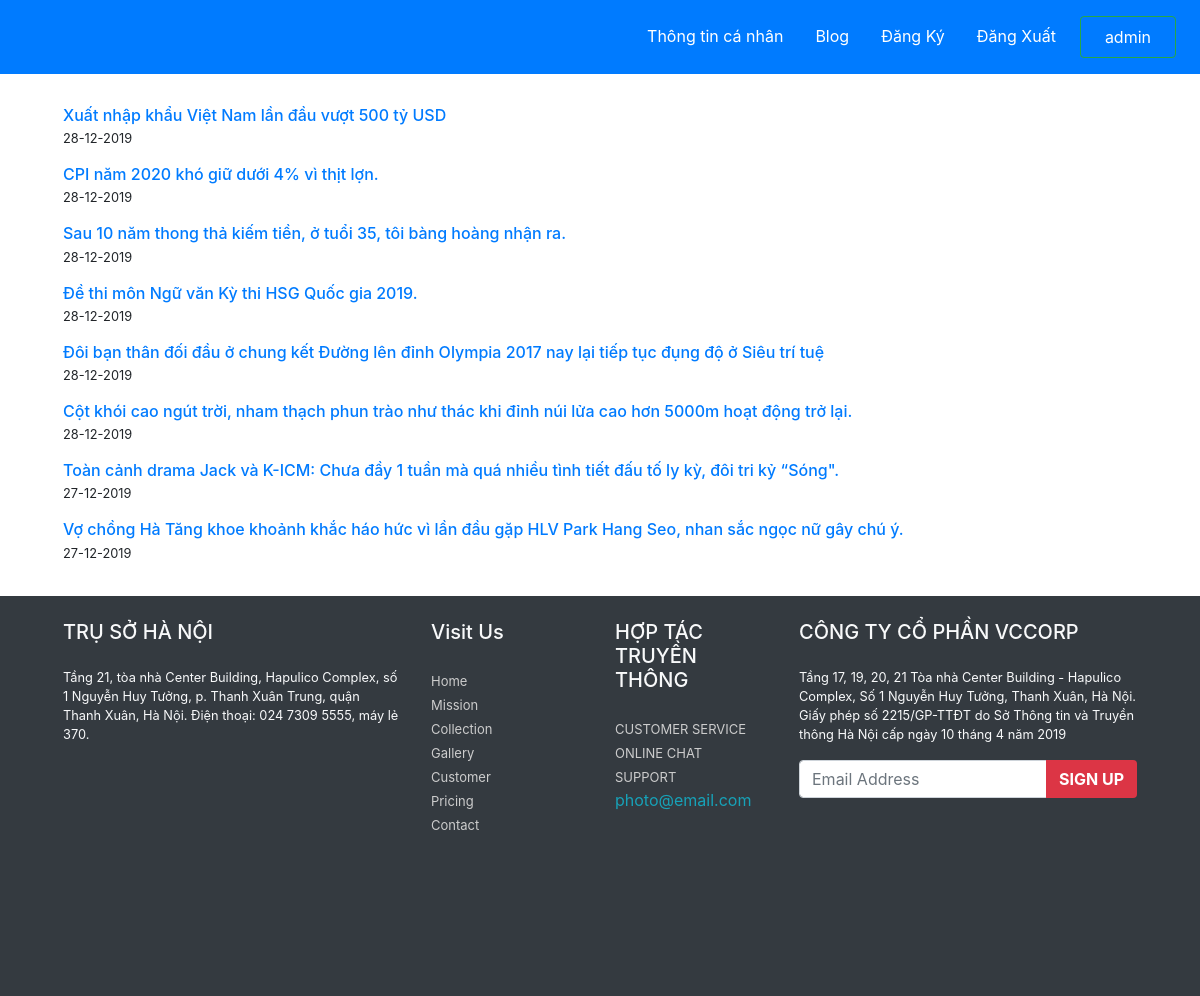
Page /blog/ (signed in) on the committed database.
### blog/models.py (models this page shows, shortened)
class Post(models.Model):
    title = models.CharField(max_length=200)
    body = models.TextField()
    date = models.DateTimeField(auto_now_add=True)

### blog/views.py (the view)
# urls.py: path('', views.list, name='blog'),
def list(request):
    Data = {'Posts': Post.objects.all().order_by("-date")}
    return render(request, 'blog/blog.html', Data)

### blog/templates/blog/blog.html (shortened to what this page needs)
{% extends "pages/base.html" %}
{% block content %}
<div class="py-4">
{% for post in Posts %}
    <div class="d-flex flex-column">
    <div class="p-2 pl-5 w-100">
        <h6 class="m-0"><a href="/blog/{{post.id}}">{{post.title}}</a></h6>
        <small>{{post.date|date:"d-m-Y"}}</small>
    </div>
</div>
{% endfor %}
</div>
{% endblock  %}

### home/templates/pages/base.html (shortened to what this page needs)
<!DOCTYPE html>
<html lang="en" dir="ltr">
<head>
    {% load staticfiles %}
    <link rel="stylesheet" href="{% static 'css/bootstrap.min.css' %}" type="text/css">
</head>
<body>
     <header>
          <nav class="navbar flex-row-reverse  navbar-expand-sm bg-primary  navbar-light">
                 <ul class="navbar-nav ">
                   <li class="nav-item">
                     <a href="/" class="nav-link m-2 menu-item text-white ">Thông tin cá nhân</a>
                   </li>
                   <li class="nav-item">
                     <a href="{% url 'blog'%}" class="nav-link m-2 menu-item text-white ">Blog</a>
                   </li>
                   <li class="nav-item">
                     <a href="{% url 'register'%}" class="nav-link m-2 menu-item text-white ">Đăng Ký</a>
                   </li>
                    <li class="nav-item">
                        <a class="nav-link m-2 menu-item text-white " href="{% url 'logout' %}">Đăng Xuất</a>
                    </li>
                     <li class="nav-item">
                     <a  class="nav-link m-2 menu-item text-white btn btn-outline-success px-4  ">{% if user.username %}
                        {{user.username}}</a>
                   </li>
                      {% else %}
                        <a class="nav-link m-2 menu-item text-white " href="{% url 'login' %}">Đăng Nhập</a>
                     {% endif %}
                </ul>
          </nav>
      </header>
        <div class="row">
            <div class="col-sm-10">
                 <div class="container-fluid">
                    {% block content %}
                    {% endblock %}
                 </div>
            </div>
        </div>
        <footer class="bg-dark px-5">
      <div class="container-fluid">
        <div class="row text-light py-4">
          <div class="col-lg-4 col-sm-6">
            <h5 class="pb-3">TRỤ SỞ HÀ NỘI</h5>
            <p class="small">Tầng 21, tòa nhà Center Building, Hapulico Complex, số 1 Nguyễn Huy Tưởng,
             p. Thanh Xuân Trung, quận Thanh Xuân, Hà Nội. Điện thoại: 024 7309 5555, máy lẻ 370.</p>
          </div>
          <div class="col-lg-2 col-sm-6">
            <h5 class="pb-3">Visit Us</h5>
            <ul class="list-unstyled">
              <li>
                <a href="#" class="footer-link">Home</a>
              </li>
              <li>
                <a href="#" class="footer-link">Mission</a>
              </li>
              <li>
                <a href="#" class="footer-link">Collection</a>
              </li>
              <li>
                <a href="#" class="footer-link">Gallery</a>
              </li>
              <li>
                <a href="#" class="footer-link">Customer</a>
              </li>
              <li>
                <a href="#" class="footer-link">Pricing</a>
              </li>
              <li>
                <a href="#" class="footer-link">Contact</a>
              </li>
            </ul>
          </div>
          <div class="col-lg-2 col-sm-6">
            <h5 class="pb-3">HỢP TÁC TRUYỀN THÔNG</h5>
            <ul class="list-unstyled">
              <li>
                <a href="#" class="footer-link text-uppercase">Customer Service</a>
              </li>
              <li>
                <a href="#" class="footer-link text-uppercase">Online chat</a>
              </li>
              <li>
                <a href="#" class="footer-link text-uppercase">Support</a>
              </li>
              <li>
                <a href="#" class="text-info">photo@email.com</a>
              </li>
            </ul>
          </div>
          <div class="col-lg-4 col-sm-6" id="Contact">
            <h5 class="pb-3">CÔNG TY CỔ PHẦN VCCORP</h5>
            <p class="small">Tầng 17, 19, 20, 21 Tòa nhà Center Building - Hapulico Complex, Số 1 Nguyễn Huy Tưởng,
              Thanh Xuân, Hà Nội.
              Giấy phép số 2215/GP-TTĐT do Sở Thông tin và Truyền thông Hà Nội cấp ngày 10 tháng 4 năm 2019</p>
              <form class="">
                <div class="input-group">
                  <input type="text" class="form-control" placeholder="Email Address">
                  <div class="input-group-append">
                    <button type="button" class="btn bg-danger text-white text-uppercase font-weight-bold">Sign UP</button>
                  </div>
                </div>
              </form>
              <ul class="list-inline">
              </ul>
          </div>
          </div>
        </div>
    </footer>
</body>
</html>

### home/templates/pages/base.html (style rules this page uses)
.footer-link { color: #ccc; font-size: 13px; transition: all 3s; }
.container-fluid { min-height: 400px; }

### rows in the picture
Post: title "Xuất nhập khẩu Việt Nam lần đầu vượt 500 tỷ USD", date "28-12-2019"
Post: title "CPI năm 2020 khó giữ dưới 4% vì thịt lợn.", date "28-12-2019"
Post: title "Sau 10 năm thong thả kiếm tiền, ở tuổi 35, tôi bàng hoàng nhận ra.", date "28-12-2019"
Post: title "Đề thi môn Ngữ văn Kỳ thi HSG Quốc gia 2019.", date "28-12-2019"
Post: title "Đôi bạn thân đối đầu ở chung kết Đường lên đỉnh Olympia 2017 nay lại tiếp tục đụng độ ở Siêu trí tuệ", date "28-12-2019"
Post: title "Cột khói cao ngút trời, nham thạch phun trào như thác khi đỉnh núi lửa cao hơn 5000m hoạt động trở lại.", date "28-12-2019"
Post: title "Toàn cảnh drama Jack và K-ICM: Chưa đầy 1 tuần mà quá nhiều tình tiết đấu tố ly kỳ, đôi tri kỷ “Sóng\".", date "27-12-2019"
Post: title "Vợ chồng Hà Tăng khoe khoảnh khắc háo hức vì lần đầu gặp HLV Park Hang Seo, nhan sắc ngọc nữ gây chú ý.", date "27-12-2019"

### other values in the picture
{{ user.username }} "admin"
